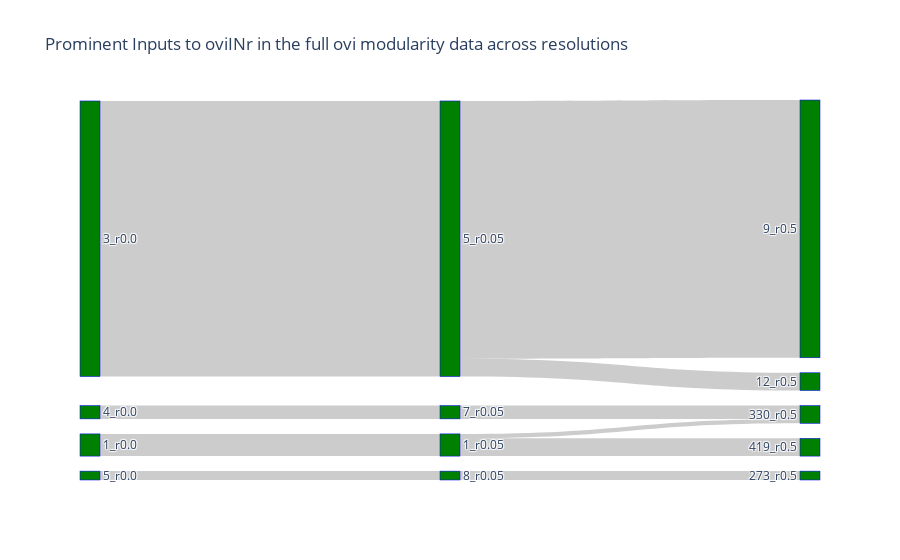

Notebook code for this chart:
### Code cell
import plotly.graph_objects as go

fig = go.Figure(data=[go.Sankey(
    node = dict(
        pad = 15,
        thickness=20,
        line=dict(color='blue', width=0.5),
        label = nodes,
        color='green'
    ),
    link = dict(
        source= links_dict['source'],
        target = links_dict['target'],
        value = links_dict['value']
    )
    
)
])
fig.update_layout(title='Prominent Inputs to oviINr in the full ovi modularity data across resolutions')
fig.show()

### Figure 1 — Plotly figure (JSON) as saved in the notebook; plotly's stock layout.template omitted (floating-point values rounded to 4 significant figures)
{"data": [{"link": {"source": [2, 0, 1, 3, 6, 6, 4, 4, 5, 7], "target": [6, 4, 5, 7, 10, 11, 9, 8, 10, 12], "value": [5, 62, 3, 2, 1, 4, 4, 58, 3, 2]}, "node": {"color": "green", "label": ["3_r0.0", "4_r0.0", "1_r0.0", "5_r0.0", "5_r0.05", "7_r0.05", "1_r0.05", "8_r0.05", "9_r0.5", "12_r0.5", "330_r0.5", "419_r0.5", "273_r0.5"], "line": {"color": "blue", "width": 0.5}, "pad": 15, "thickness": 20}, "type": "sankey"}], "layout": {"title": {"text": "Prominent Inputs to oviINr in the full ovi modularity data across resolutions"}}}
